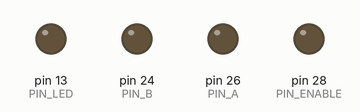
This sketch was run on a simulated Arduino Mega 2560, built with avr-gcc and run on an emulated ATmega2560. On the bench: output pins drawn as LEDs (lit = HIGH).

Above: at 0.1 s.
At 1.1 s:
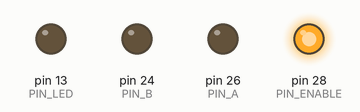
Timing chart, 0 to 2.6 s (numbered marks = the images above):
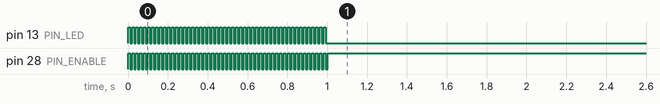

The sketch:

clearpath_test.ino
```cpp
#define PIN_HLFB 22
#define PIN_B 24
#define PIN_A 26
#define PIN_ENABLE 28
#define PIN_LED 13

void setup() {
  pinMode(PIN_HLFB, INPUT);
  pinMode(PIN_B, OUTPUT);
  pinMode(PIN_A, OUTPUT);
  pinMode(PIN_ENABLE, OUTPUT);
  pinMode(PIN_LED, OUTPUT);

  digitalWrite(PIN_A, LOW);
  digitalWrite(PIN_B, LOW);
  digitalWrite(PIN_ENABLE, HIGH);


  for (int i=0; i < 50; i++) {
    digitalWrite(PIN_ENABLE, HIGH);
    digitalWrite(PIN_LED, HIGH);
    delay(10);
    digitalWrite(PIN_ENABLE, LOW);
    digitalWrite(PIN_LED, LOW);
    delay(10);
  }
  digitalWrite(PIN_ENABLE, HIGH);
  digitalWrite(PIN_LED, LOW);
}

void loop() {
  // blah
}
```
